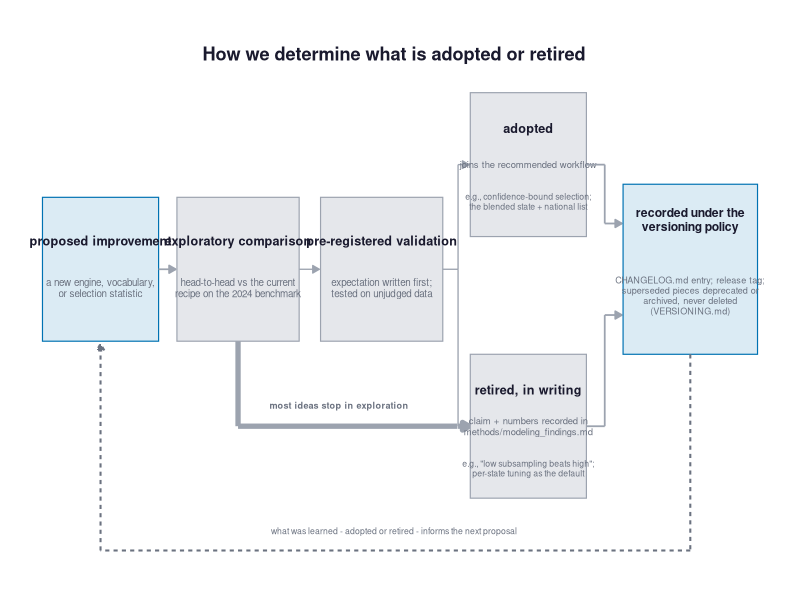

This chart was generated by the following R code:
# Companion figure to the pipeline diagram: how a proposed change qualifies
# for the recommended workflow, closed as a loop (the outcome, adopted or
# retired, is recorded under the versioning policy and informs the next
# proposal). Grid-aligned boxes, orthogonal connectors.
# Output: presentation_figures/refinement_loop.png

suppressMessages(library(ggplot2))
dir.create("presentation_figures", showWarnings = FALSE)

INK    <- "#1a1a2e"
MUTED  <- "#6b7280"
BOX    <- "#e5e7eb"
EDGE   <- "#9ca3af"
BLUE   <- "#0072B2"

arrowspec <- arrow(length = unit(5.5, "pt"), type = "closed")
box <- function(x, y, w, h, fill, colour = NA)
  annotate("rect", xmin = x - w/2, xmax = x + w/2, ymin = y - h/2, ymax = y + h/2,
           fill = fill, colour = colour, linewidth = 0.4)
lbl <- function(x, y, text, size = 3.2, col = INK, face = "plain", lh = 0.95)
  annotate("text", x = x, y = y, label = text, size = size, colour = col,
           fontface = face, lineheight = lh)
seg <- function(x1, y1, x2, y2, col = EDGE, lt = "solid", ah = TRUE, lw = 0.6) {
  # passing arrow = NULL into annotate() silently drops the layer; only
  # include the argument when an arrowhead is wanted
  if (ah)
    annotate("segment", x = x1, y = y1, xend = x2, yend = y2,
             colour = col, linewidth = lw, linetype = lt, arrow = arrowspec)
  else
    annotate("segment", x = x1, y = y1, xend = x2, yend = y2,
             colour = col, linewidth = lw, linetype = lt)
}

p <- ggplot() +
  ## spine row (centers y = 2.6; heights 1.1)
  box(1.3, 2.6, 1.9, 1.1, fill = scales::alpha(BLUE, 0.14), colour = BLUE) +
  lbl(1.3, 2.82, "proposed improvement", 3.2, INK, "bold") +
  lbl(1.3, 2.46, "a new engine, vocabulary,\nor selection statistic", 2.5, MUTED) +
  seg(2.25, 2.6, 2.53, 2.6) +
  box(3.55, 2.6, 2.0, 1.1, fill = BOX, colour = EDGE) +
  lbl(3.55, 2.82, "exploratory comparison", 3.2, INK, "bold") +
  lbl(3.55, 2.46, "head-to-head vs the current\nrecipe on the 2024 benchmark", 2.5, MUTED) +
  seg(4.55, 2.6, 4.88, 2.6, lw = 0.45) +
  box(5.9, 2.6, 2.0, 1.1, fill = BOX, colour = EDGE) +
  lbl(5.9, 2.82, "pre-registered validation", 3.2, INK, "bold") +
  lbl(5.9, 2.46, "expectation written first;\ntested on unjudged data", 2.5, MUTED) +
  ## split to the two outcomes (orthogonal)
  seg(6.9, 2.6, 7.15, 2.6, ah = FALSE, lw = 0.45) +
  seg(7.15, 2.6, 7.15, 3.4, ah = FALSE, lw = 0.45) +
  seg(7.15, 3.4, 7.33, 3.4, lw = 0.45) +
  seg(7.15, 2.6, 7.15, 1.4, ah = FALSE, lw = 0.45) +
  seg(7.15, 1.4, 7.33, 1.4, lw = 1.8) +
  ## exploration kill-path joins the falls-short rail
  seg(3.55, 2.05, 3.55, 1.4, ah = FALSE, lw = 1.8) +
  seg(3.55, 1.4, 7.14, 1.4, ah = FALSE, lw = 1.8) +
  lbl(5.2, 1.56, "most ideas stop in exploration", 2.3, MUTED, "bold") +
  ## outcomes column (centers x = 8.3)
  box(8.3, 3.4, 1.9, 1.1, fill = BOX, colour = EDGE) +
  lbl(8.3, 3.68, "adopted", 3.2, INK, "bold") +
  lbl(8.3, 3.40, "joins the recommended workflow", 2.4, MUTED) +
  lbl(8.3, 3.12, "e.g., confidence-bound selection;\nthe blended state + national list", 2.2, MUTED) +
  box(8.3, 1.4, 1.9, 1.1, fill = BOX, colour = EDGE) +
  lbl(8.3, 1.68, "retired, in writing", 3.2, INK, "bold") +
  lbl(8.3, 1.40, "claim + numbers recorded in\nmethods/modeling_findings.md", 2.4, MUTED) +
  lbl(8.3, 1.08, "e.g., \"low subsampling beats high\";\nper-state tuning as the default", 2.2, MUTED) +
  ## both outcomes converge on the versioning terminal (orthogonal)
  seg(9.25, 3.4, 9.55, 3.4, ah = FALSE) +
  seg(9.55, 3.4, 9.55, 2.95, ah = FALSE) +
  seg(9.55, 2.95, 9.83, 2.95) +
  seg(9.25, 1.4, 9.55, 1.4, ah = FALSE) +
  seg(9.55, 1.4, 9.55, 2.25, ah = FALSE) +
  seg(9.55, 2.25, 9.83, 2.25) +
  box(10.95, 2.6, 2.2, 1.3, fill = scales::alpha(BLUE, 0.14), colour = BLUE) +
  lbl(10.95, 2.98, "recorded under the\nversioning policy", 3.1, INK, "bold") +
  lbl(10.95, 2.40, "CHANGELOG.md entry; release tag;\nsuperseded pieces deprecated or\narchived, never deleted\n(VERSIONING.md)", 2.3, MUTED) +
  ## the loop closes: terminal -> next proposal
  seg(10.95, 1.95, 10.95, 0.45, col = MUTED, lt = "22", ah = FALSE, lw = 0.7) +
  seg(10.95, 0.45, 1.3, 0.45, col = MUTED, lt = "22", ah = FALSE, lw = 0.7) +
  seg(1.3, 0.45, 1.3, 2.03, col = MUTED, lt = "22", lw = 0.7) +
  lbl(6.1, 0.60, "what was learned - adopted or retired - informs the next proposal", 2.2, MUTED) +
  lbl(6.1, 4.25, "How we determine what is adopted or retired", 4.6, INK, "bold") +
  coord_cartesian(xlim = c(0.25, 12.15), ylim = c(0.28, 4.45)) +
  theme_void()
ggsave("presentation_figures/refinement_loop.png", p,
       width = 12.2, height = 4.3, dpi = 300, bg = "white")
cat("wrote presentation_figures/refinement_loop.png\n")
